Frame 1 (no input): blank canvas, image omitted
Frame 60 (no input): blank canvas, image omitted
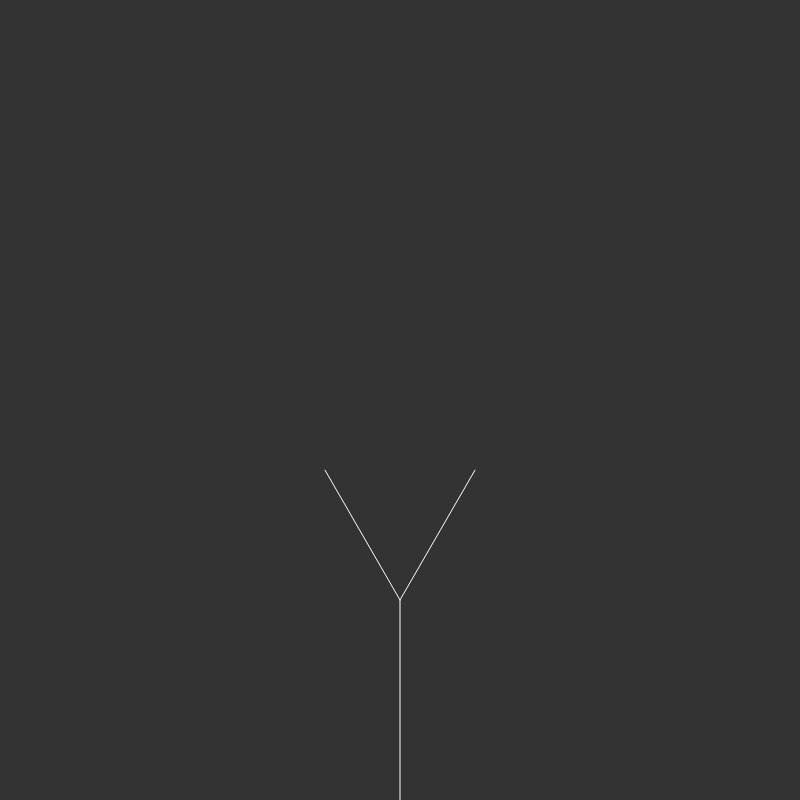
Frame 120 (the mouse pressed at the canvas centre since frame 60)

The p5.js sketch whose frames 1 and 60 were blank and that drew this single picture after the mouse press (run headless with seeded random() and noise() and a simulated clock; from frame 60 on, the mouse is pressed at the canvas centre):

// p5.js sketch
// ── sketch.js
var cnv;
var tree = [];
var leaves = [];

var counter = 0;

function setup() {
  cnv = createCanvas(800, 800);
  var x = (windowWidth - width) / 2;
  var y = (windowHeight - height) / 2;
  cnv.position(x, y);
  //slider = createSlider(0, TWO_PI, PI / 4, 0.01);
  var a = createVector(width/2, height);
  var b = createVector(width/2, height-200);
  var core = new Branch(a, b);
  tree[0] = core;
}
 
function mousePressed() {
  for (var i = tree.length-1;i>=0;i--){
    if (!tree[i].finished) {
      tree.push(tree[i].branchA());
      tree.push(tree[i].branchB());
    }  
    tree[i].finished = true;
  }
  counter++;

  if (counter>=5){
    for(var i=0;i<tree.length;i++){
      if(!tree[i].finished){
        var leaf = tree[i].end.copy();
        leaves.push(leaf);
      }
    }
  }
}

function draw() {
  background(51);
  //core.show();
  //angle = slider.value();
  
  for (var i = 0; i < tree.length; i++){
    tree[i].show();
    // tree[i].jitter();
  }

  for (var i = 0; i < leaves.length; i++){
    noStroke();
    fill(255, 0, 100,100)
    ellipse(leaves[i].x, leaves[i].y, 8, 8);
    leaves[i].y += random(0,2)
  }

}

// function branch(len) {
//   strokeWeight(5);
//   line(0, 0, 0, -len);
//   translate(0, -len);
//   if (len > 4) {
//     push();
//     rotate(angle);
//     branch(len * 0.67);
//     pop();
//     push();
//     rotate(-angle);
//     branch(len * 0.67);
//     pop();
//   }

//   //line(0, 0, 0, -len * 0.67);
// }
// ── branch.js
function Branch(begin, end) {
	this.begin = begin;
	this.end = end;
	this.finished = false;

	this.jitter = function(){
		this.end.x += random(-1,1)
		this.end.y += random(-1,1)
	}


	this.show = function() {
		stroke(255);
		// strokeWeight(5);
		line(this.begin.x, this.begin.y, this.end.x, this.end.y);
	}
 
	this.branchA = function() {
		var dir = p5.Vector.sub(this.end, this.begin);
		dir.rotate(PI/6);
		dir.mult(0.75);
		var newEnd = p5.Vector.add(this.end, dir);
		var b = new Branch(this.end, newEnd);
		return b;
	} 
	this.branchB = function() {
		var dir = p5.Vector.sub(this.end, this.begin);
		dir.rotate(-PI/6);
		dir.mult(0.75);
		var newEnd = p5.Vector.add(this.end, dir);
		var b = new Branch(this.end, newEnd);
		return b;
	}
}
